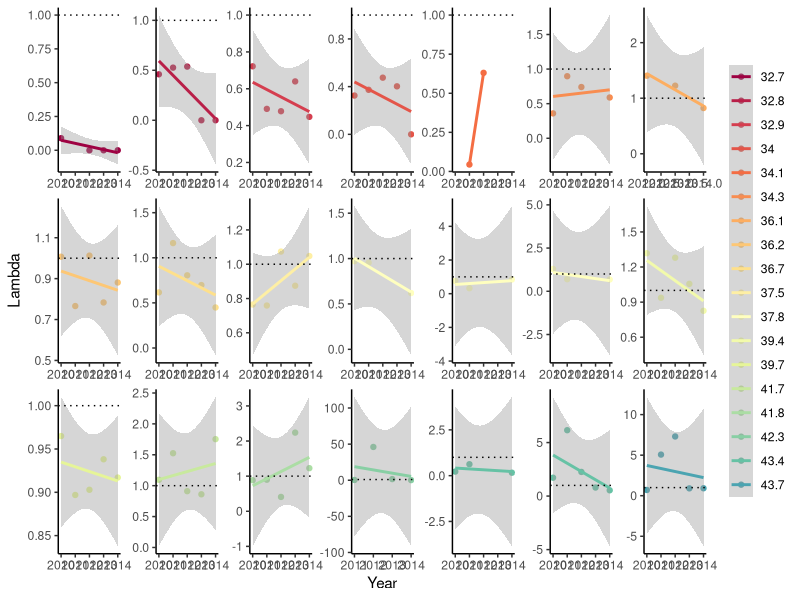
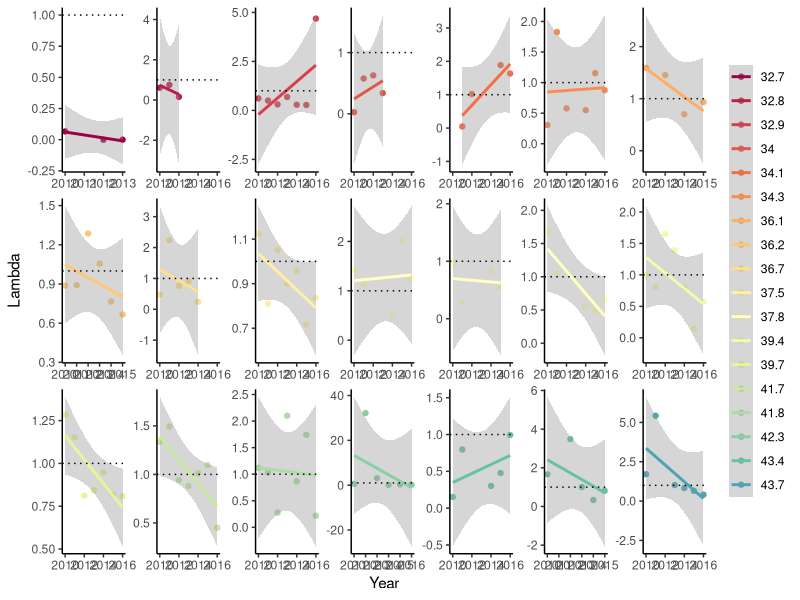
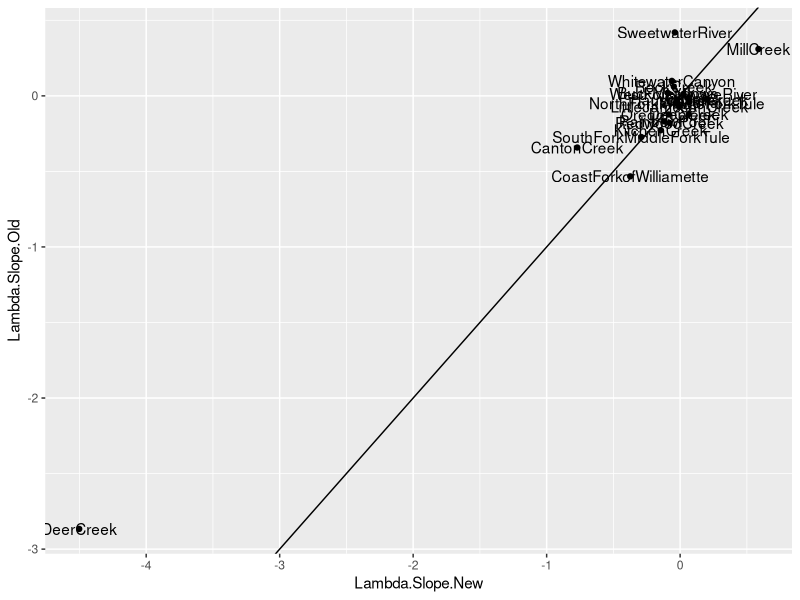

The R script that drew these images, in order:
#### PROJECT: Genomic offsets and demographic trajectories of Mimulus cardinalis populations during extreme drought
#### PURPOSE OF THIS SCRIPT: Calculate slopes of lambda versus year as a metric of the rate of demographic decline during drought
#### AUTHOR: Amy Angert
#### DATE LAST MODIFIED: 20230220


#*******************************************************************************
#### 0. Clean workspace and load required packages
#*******************************************************************************

# Remove objects and clear workspace
rm(list = ls(all=TRUE))

# Make vector of packages needed
packages_needed <- c("tidyverse", "RColorBrewer")

# Install packages needed (if not already installed)
for (i in 1:length(packages_needed)){
  if(!(packages_needed[i] %in% installed.packages())){install.packages(packages_needed[i])}
}

# Load packages needed
for (i in 1:length(packages_needed)){
  library(packages_needed[i], character.only = TRUE)
}


#*******************************************************************************
### 1. Read in lambda estimates for each site and year
#*******************************************************************************
dat <- read.csv("data/demography data/siteYear.lambda_2010-2015.csv")

focal.sites <- c("CoastForkofWilliamette",
                 "CantonCreek",
                 "RockCreek",
                 "DeerCreek",
                 "O'NeilCreek",
                 "DeepCreek",
                 "LittleJamesonCreek",
                 "OregonCreek",
                 "RainbowPool",
                 "Carlon",
                 "BuckMeadows",
                 "Wawona",
                 "RedwoodCreek",
                 "NorthForkMiddleForkTule",
                 "SouthForkMiddleForkTule",
                 "WestForkMojaveRiver",
                 "MillCreek",
                 "WhitewaterCanyon",
                 "SweetwaterRiver",
                 "KitchenCreek",
                 "HauserCreek")

dat.old <- read.csv("data/demography data/siteYear.lambda_2010-2016_old.csv") %>% 
  filter(Site %in% focal.sites)


#*******************************************************************************
### 2. Visualize estimates over time for each site
#*******************************************************************************

# N-S color gradient
lat_cols=colorRampPalette(brewer.pal(11,"Spectral"))
n.sites <- length(unique(dat$Site))
color.list <- lat_cols(n.sites)

ggplot(dat, aes(x=Year, y=lambda, color=as.factor(round(Latitude, 1)))) +
  geom_point() +
  geom_smooth(method="lm") +
  scale_color_manual(values=color.list) +
  ylab("Lambda") +
  #ylim(0,2) +
  geom_hline(yintercept=1, linetype="dotted") +
  facet_wrap(~Latitude, scale="free", nrow=3) +
  theme_classic() +
  theme(strip.background = element_blank(), strip.text.x = element_blank(),
        legend.title = element_blank())
  # Note: Buck Meadows and Mill Creek slopes were getting pulled up by 2015-16, which had very high recruitment and we assume indicated relatively early recovery. This is part of the rationale for calculating rates of decline as slope until 2014-15.
  # Note: Deer Creek slope is getting pushed down by 2012, which had very high recruitment. Have verified that recruitment estimates are as correct as can be for this difficult site where plots wash out frequently. This would not be drought recovery, so less clear whether this year's estimate should be trimmed out or not. 

ggplot(dat.old, aes(x=Year, y=lambda, color=as.factor(round(Latitude, 1)))) +
  geom_point() +
  geom_smooth(method="lm") +
  scale_color_manual(values=color.list) +
  ylab("Lambda") +
  #ylim(0,2) +
  geom_hline(yintercept=1, linetype="dotted") +
  facet_wrap(~Latitude, scale="free", nrow=3) +
  theme_classic() +
  theme(strip.background = element_blank(), strip.text.x = element_blank(),
        legend.title = element_blank())

#*******************************************************************************
### 3. Calculate slopes of lambda over time for each site
#*******************************************************************************

# Note: Mill Creek only has two annual transition estimates (because of 100% plot wash-out in 2010 and flooding that prevented site access in 2013), so Mill Creek should be removed entirely from downstream analyses.

# Note: should Deer Creek be re-estimated after dropping its 2012 value, or shoudl we exclude Deer Creek from downstream analyses altogether because the plot markers are so unstable that a disproportionate amount of the data are of dubious quality?

# with cleaned lambdas
site.vec <- unique(dat$Site)
slopes.lam <- c()
site.lam <- c()

for (i in 1:length(site.vec)) {
  dat.site <- dat %>% filter(Site==site.vec[i])
  mod <- lm(lambda ~ Year, dat.site)
  slopes.lam[i] <- coefficients(mod)[2]
  site.lam[i] <- site.vec[i]
  }

slopes.lambda <- bind_cols(site.lam, slopes.lam) %>% 
  dplyr::select(Site=...1, Lambda.Slope.New=...2) %>% 
  mutate(Site = gsub(" ", "", Site))

# compare to preliminary older estimates
site.vec.old <- unique(dat.old$Site)
slopes.lam.old <- c()
site.lam.old <- c()

for (i in 1:length(site.vec.old)) {
  dat.site.old <- dat.old %>% filter(Site==site.vec.old[i])
  mod <- lm(lambda ~ Year, dat.site.old)
  slopes.lam.old[i] <- coefficients(mod)[2]
  site.lam.old[i] <- site.vec.old[i]
  }

slopes.lambda.old <- bind_cols(site.lam.old, slopes.lam.old) %>% 
  dplyr::select(Site=...1, Lambda.Slope.Old=...2) 
  
slopes.all <- left_join(slopes.lambda, slopes.lambda.old)

ggplot(data=slopes.all, aes(x=Lambda.Slope.New, y=Lambda.Slope.Old, label=Site)) +
  geom_point() + 
  geom_text() + 
  geom_abline() 


# Note: Re-estimate Deer Creek after dropping its 2012 value
dat <- dat %>% filter(SiteYear!="Deer Creek:2012")

site.vec <- unique(dat$Site)
slopes.lam <- c()
site.lam <- c()

for (i in 1:length(site.vec)) {
  dat.site <- dat %>% filter(Site==site.vec[i])
  mod <- lm(lambda ~ Year, dat.site)
  slopes.lam[i] <- coefficients(mod)[2]
  site.lam[i] <- site.vec[i]
}

slopes.lambda <- bind_cols(site.lam, slopes.lam) %>% 
  dplyr::select(Site=...1, Lambda.Slope.New=...2) %>% 
  mutate(Site = gsub(" ", "", Site))

  
# Save to .csv file 
write.csv(slopes.lambda,"data/demography data/siteYear.lambda_slopes_2010-2015.csv",row.names=FALSE)
